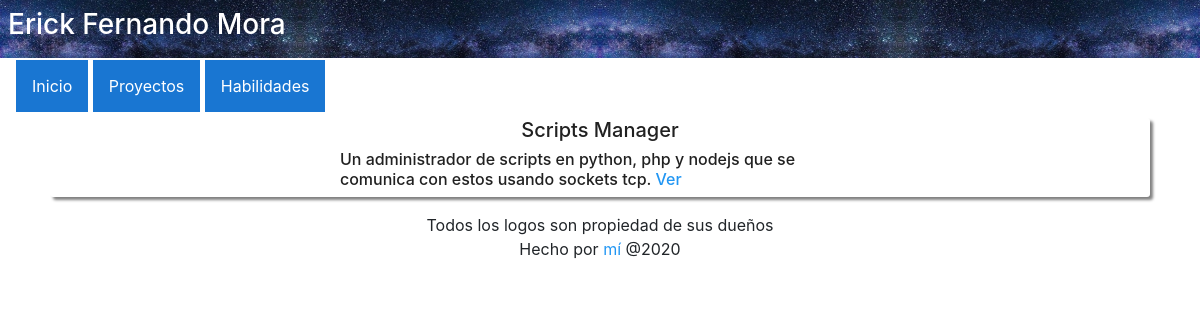
The page /viewProject.php?id=1 on the database its author committed.
### tables this page shows
CREATE TABLE HabilitiesExamples(
    id integer primary key AUTOINCREMENT,
    idHability integer,
    title text not null,
    habilityViewUrl text,
    habilityExampleUrl text,
    habilityExampleDescription text
);

### connection.php (called while the page is built, shortened)
<?PHP
function query_as_array($query, $database = null){
    global $databaseName;
    $database = $database ?? $databaseName;
    try{
        $connection = new SQLite3($database);
        $data = $connection->query($query);
        $result = array();
        while($line = $data->fetchArray()){
            $l = array();
            $n = 0;
            foreach($line as $key => $value){
                $n+=1;
                if($n%2==0){
                    $l[$key] = $value;
                }
            }
            array_push($result, $l);
        }
        return $result;
    }catch(Exception $e){
        print($e);
    }
}
?>

### viewProject.php (the view, shortened to what this page needs)
<?php
    require('connection.php');
?>
<!Doctype html>
<html>
    <?php include('./res/parts/head.php');?>
    <body>
        <?php
            include('./res/parts/header.php');
            include('./res/parts/nav.php');
        ?>
        <?PHP if(isset($_GET["id"])):?>
        <?PHP
            $query = sprintf(
                "select * from HabilitiesExamples where id = %s;",
                $_GET["id"]
            );
            $projectData = query_as_array($query, "habilities.db")[0];
        ?>
        <div class="container">
            <div class="row bio-card">
                <div class="col-6 offset-3 h6">
                    <div class="text-center h5">
                        <?PHP echo $projectData["title"];?>
                    </div>
                    <?PHP echo $projectData["habilityExampleDescription"];?>
                    <a
                    href="<?PHP echo $projectData["habilityExampleUrl"];?>">
                        Ver
                    </a>
                </div>
            </div>
        </div>
        <?PHP endif;?>
        <?PHP include("./res/parts/footer.php");?>
    </body>
</html>

### styles/main.css (style rules this page uses)
:root { --dark-primary-color: #1976D2; --default-primary-color: #2196F3; --light-primary-color: #BBDEFB; --text-primary-color: #FFFFFF; --accent-color: #03A9F4; --primary-text-color: #212121; --secondary-text-color: #757575; --divider-color: #BDBDBD; }
body { background:var(--text-primary-color); }
a { color: var(--default-primary-color); text-decoration: none; }
.bio-card { margin: 0.3em; margin-bottom: 1em; color: var(--primary-text-color); background: var(--text-primary-color); border-radius: 3px 3px; box-shadow: gray 3px 3px 3px; }

### rows shown on the page
habilitiesexamples: title "Scripts Manager", habilityExampleDescription "Un administrador de scripts en python, php y nodejs que se comunica con estos usando sockets tcp."
